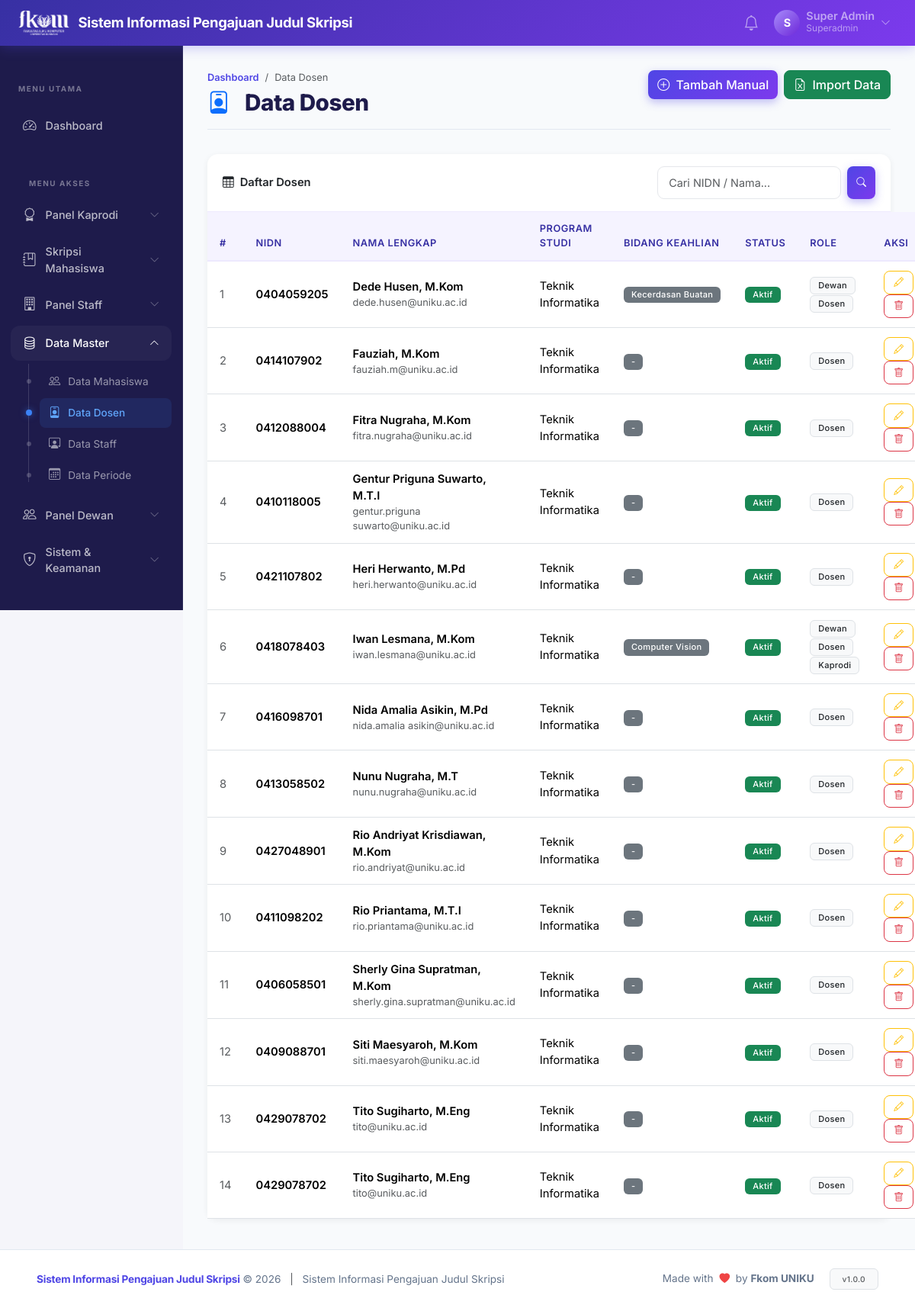
Page /?page=admin.dosen (signed in) on the committed database.
### tables this page shows
CREATE TABLE `menus` (
  `id` int unsigned NOT NULL AUTO_INCREMENT,
  `kode_page` varchar(100) NOT NULL,
  `judul` varchar(100) NOT NULL,
  `icon` varchar(50) DEFAULT NULL,
  `urutan` int NOT NULL DEFAULT '0',
  PRIMARY KEY (`id`),
  UNIQUE KEY `kode_page` (`kode_page`)
);

CREATE TABLE `dosen` (
  `id` int unsigned NOT NULL AUTO_INCREMENT,
  `nama` varchar(150) NOT NULL,
  `nidn` varchar(20) NOT NULL,
  `email` varchar(150) DEFAULT NULL,
  `prodi_id` int unsigned DEFAULT NULL,
  `bidang_keahlian` varchar(200) DEFAULT NULL,
  `jabatan_akademik` varchar(100) DEFAULT NULL,
  `pendidikan` varchar(100) DEFAULT NULL,
  `no_hp` varchar(20) DEFAULT NULL,
  `is_active` tinyint(1) NOT NULL DEFAULT '1',
  PRIMARY KEY (`id`),
  UNIQUE KEY `nidn` (`nidn`),
  UNIQUE KEY `uq_nidn` (`nidn`),
  KEY `fk_dosen_prodi` (`prodi_id`),
  CONSTRAINT `fk_dosen_prodi` FOREIGN KEY (`prodi_id`) REFERENCES `prodi` (`id`) ON DELETE SET NULL
);

CREATE TABLE `prodi` (
  `id` int unsigned NOT NULL AUTO_INCREMENT,
  `kode` varchar(20) NOT NULL,
  `nama` varchar(100) NOT NULL,
  `jenjang` enum('D3','S1','S2','S3') NOT NULL DEFAULT 'S1',
  PRIMARY KEY (`id`)
);

### controllers/AdminController.php (called while the page is built, shortened)
<?php
class AdminController {
    private Dosen $dosenModel;
    public function __construct() {
        $this->dosenModel   = new Dosen();
    }
    public function dosen(): void {
        $search  = get('search', '');
        $page    = max(1, (int)get('p', 1));
        $perPage = 15;
        $list  = $this->dosenModel->getAll(false, $search, $page, $perPage);
        require BASE_PATH . '/views/admin/dosen/index.php';
    }
}

### core/Helper.php (called while the page is built, shortened)
<?php
function e(mixed $value): string {
    return htmlspecialchars((string)$value, ENT_QUOTES | ENT_HTML5, 'UTF-8');
}
function get(string $key, mixed $default = ''): mixed {
    return $_GET[$key] ?? $default;
}

### config/database.php (called while the page is built, shortened)
<?php
function getDB(): PDO {
    static $pdo = null;
    if ($pdo === null) {
        $dsn = "mysql:host=" . DB_HOST . ";dbname=" . DB_NAME . ";charset=" . DB_CHARSET;
        $options = [
            PDO::ATTR_ERRMODE            => PDO::ERRMODE_EXCEPTION,
            PDO::ATTR_DEFAULT_FETCH_MODE => PDO::FETCH_ASSOC,
            PDO::ATTR_EMULATE_PREPARES   => false,
        ];
        try {
            $pdo = new PDO($dsn, DB_USER, DB_PASS, $options);
        } catch (PDOException $e) {
            error_log("Database connection failed: " . $e->getMessage());
            die(json_encode(['error' => 'Database connection failed.']));
        }
    }
    return $pdo;
}

### models/Dosen.php (called while the page is built, shortened)
<?php
class Dosen {
    private PDO $db;
    public function __construct() {
        $this->db = getDB();
    }
    public function getAll(bool $activeOnly = false, string $search = '', int $page = 1, int $perPage = 15): array {
        $offset = ($page - 1) * $perPage;
        $sql    = "SELECT d.*, p.nama AS nama_prodi, u.role AS user_role
                   FROM dosen d
                   LEFT JOIN prodi p ON p.id = d.prodi_id
                   LEFT JOIN users u ON u.email = d.email
                   WHERE 1=1";
        $params = [];
        $sql .= " ORDER BY d.nama ASC LIMIT $perPage OFFSET $offset";
        $stmt = $this->db->prepare($sql);
        $stmt->execute($params);
        return $stmt->fetchAll();
    }
}

### views/admin/dosen/index.php (the view, shortened to what this page needs)
<?php
require BASE_PATH . '/views/layouts/header.php';
?>
<div class="page-header d-flex justify-content-between align-items-start">
    <div>
        <nav aria-label="breadcrumb"><ol class="breadcrumb">
            <li class="breadcrumb-item"><a href="?page=dashboard">Dashboard</a></li>
            <li class="breadcrumb-item active">Data Dosen</li>
        </ol></nav>
        <h1><i class="bi bi-person-badge me-2 text-primary"></i>Data Dosen</h1>
    </div>
    <div class="d-flex gap-2">
        <button type="button" class="btn btn-primary" data-bs-toggle="modal" data-bs-target="#createModal">
            <i class="bi bi-plus-circle me-1"></i> Tambah Manual
        </button>
        <button type="button" class="btn btn-success" data-bs-toggle="modal" data-bs-target="#importModal">
            <i class="bi bi-file-earmark-excel me-1"></i> Import Data
        </button>
    </div>
</div>
<div class="card">
    <div class="card-header d-flex justify-content-between align-items-center">
        <span><i class="bi bi-table me-2"></i>Daftar Dosen</span>
        <form action="" method="GET" class="d-flex gap-2">
            <input type="text" name="search" class="form-control form-control-sm" placeholder="Cari NIDN / Nama..." value="<?= e($search) ?>">
            <button type="submit" class="btn btn-sm btn-primary"><i class="bi bi-search"></i></button>
        </form>
    </div>
    <div class="card-body p-0">
        <table class="table table-sititi mb-0">
            <thead>
                <tr>
                    <th style="width:40px">#</th>
                    <th>NIDN</th>
                    <th>Nama Lengkap</th>
                    <th>Program Studi</th>
                    <th>Bidang Keahlian</th>
                    <th>Status</th>
                    <th>Role</th>
                    <th style="width:110px">Aksi</th>
                </tr>
            </thead>
            <tbody>
                <?php if (empty($list)): ?>
                <tr>
                    <td colspan="7" class="text-center py-4 text-muted">Belum ada data dosen.</td>
                </tr>
                <?php else: ?>
                <?php $no = ($page - 1) * $perPage + 1; foreach ($list as $r): ?>
                <tr>
                    <td class="text-muted"><?= $no++ ?></td>
                    <td class="fw-semibold"><?= e($r['nidn']) ?></td>
                    <td>
                        <div class="fw-semibold"><?= e($r['nama']) ?></div>
                        <?php if ($r['email']): ?>
                        <div class="small text-muted"><?= e($r['email']) ?></div>
                        <?php endif; ?>
                    </td>
                    <td><?= e($r['nama_prodi'] ?? '-') ?></td>
                    <td><span class="badge bg-secondary"><?= e($r['bidang_keahlian'] ?? '-') ?></span></td>
                    <td>
                        <?php if ($r['is_active']): ?>
                            <span class="badge bg-success">Aktif</span>
                        <?php else: ?>
                            <span class="badge bg-danger">Nonaktif</span>
                        <?php endif; ?>
                    </td>
                    <td>
                        <?php if (!empty($r['user_roles'])): ?>
                            <?php foreach ($r['user_roles'] as $role): ?>
                                <span class="badge border text-dark bg-light"><?= e(ucfirst($role)) ?></span>
                            <?php endforeach; ?>
                        <?php else: ?>
                            <span class="badge border text-dark bg-light"><?= e(ucfirst($r['user_role'] ?? 'No Acc')) ?></span>
                        <?php endif; ?>
                    </td>
                    <td>
                        <button type="button" class="btn btn-sm btn-outline-warning" data-bs-toggle="modal" data-bs-target="#editModal<?= $r['id'] ?>" title="Edit Data">
                            <i class="bi bi-pencil"></i>
                        </button>
                        <a href="?page=admin.dosen.delete&id=<?= $r['id'] ?>" class="btn btn-sm btn-outline-danger" data-confirm="Yakin ingin menghapus data dosen ini beserta akun loginnya?" title="Hapus Data">
                            <i class="bi bi-trash"></i>
                        </a>
                    </td>
                </tr>
                <?php endforeach; ?>
                <?php endif; ?>
            </tbody>
        </table>
    </div>
</div>
<?php require BASE_PATH . '/views/layouts/footer.php'; ?>

### views/layouts/sidebar.php (shortened to what this page needs)
<?php
$role        = Auth::role();
$currentPage = get('page', 'dashboard');
?>
<aside class="sititi-sidebar" id="sidebar">
    <div class="sidebar-header">
        <span class="sidebar-label">MENU UTAMA</span>
    </div>
    <nav class="sidebar-nav">
        <a href="?page=dashboard"
           class="sidebar-item <?= str_starts_with($currentPage, 'dashboard') ? 'active' : '' ?>">
            <i class="bi bi-speedometer2"></i>
            <span>Dashboard</span>
        </a>
        <?php
        $db = getDB();
        if ($role === ROLE_SUPERADMIN) {
            $stmt = $db->query("SELECT * FROM menus ORDER BY urutan ASC");
            $menus = $stmt->fetchAll(PDO::FETCH_ASSOC);
        }
        if (!empty($menus)):
        ?>
        <div class="sidebar-header mt-3"><span class="sidebar-label">MENU AKSES</span></div>
        <?php
        $exactMatch = false;
        foreach ($menus as $m) {
            if ($currentPage === $m['kode_page']) {
                $exactMatch = $m['kode_page'];
                break;
            }
        }
        $tempGroups = [];
        foreach ($menus as $m) {
            $group = explode('.', $m['kode_page'])[0];
            $tempGroups[$group][] = $m;
        }
        $groupedMenus = ['single' => []];
        foreach ($tempGroups as $groupKey => $items) {
            if (count($items) > 1) {
                $groupedMenus[$groupKey] = $items;
            } else {
                $groupedMenus['single'][] = $items[0];
            }
        }
        $groupLabels = [
            'admin' => ['judul' => 'Data Master', 'icon' => 'bi-database'],
            'superadmin' => ['judul' => 'Sistem & Keamanan', 'icon' => 'bi-shield-lock'],
            'staff' => ['judul' => 'Panel Staff', 'icon' => 'bi-building'],
            'kaprodi' => ['judul' => 'Panel Kaprodi', 'icon' => 'bi-award'],
            'dewan' => ['judul' => 'Panel Dewan', 'icon' => 'bi-people'],
            'pengajuan' => ['judul' => 'Skripsi Mahasiswa', 'icon' => 'bi-journal-bookmark']
        ];
                ?>
                <?php
        $groupIdx = 0;
        foreach ($groupedMenus as $groupKey => $groupItems) {
            if ($groupKey === 'single') continue;
            $groupIdx++;
            $groupTitle = $groupLabels[$groupKey]['judul'] ?? ucfirst($groupKey);
            $groupIcon = $groupLabels[$groupKey]['icon'] ?? 'bi-folder';
            $isGroupActive = false;
            foreach ($groupItems as $m) {
                if ($exactMatch) {
                    if ($currentPage === $m['kode_page']) $isGroupActive = true;
                } else {
                    if (($currentPage === $m['kode_page']) || (str_starts_with($currentPage, $m['kode_page'].'.'))) $isGroupActive = true;
                }
            }
            ?>
            <div class="sidebar-dropdown">
                <a href="#submenu-<?= $groupIdx ?>" data-bs-toggle="collapse" class="sidebar-item sidebar-dropdown-toggle <?= $isGroupActive ? '' : 'collapsed' ?>" aria-expanded="<?= $isGroupActive ? 'true' : 'false' ?>">
                    <i class="<?= $groupIcon ?>"></i>
                    <span><?= $groupTitle ?></span>
                    <i class="bi bi-chevron-down ms-auto toggle-icon"></i>
                </a>
                <div class="collapse <?= $isGroupActive ? 'show' : '' ?>" id="submenu-<?= $groupIdx ?>">
                    <div class="sidebar-submenu">
                        <?php foreach ($groupItems as $m):
                            if ($exactMatch) {
                                $isActive = ($currentPage === $m['kode_page']);
                            } else {
                                $isActive = ($currentPage === $m['kode_page']) || (str_starts_with($currentPage, $m['kode_page'].'.'));
                            }
                        ?>
                        <a href="?page=<?= $m['kode_page'] ?>" class="submenu-item <?= $isActive ? 'active' : '' ?>">
                            <i class="<?= e($m['icon']) ?>"></i>
                            <span><?= e($m['judul']) ?></span>
                        </a>
                        <?php endforeach; ?>
                    </div>
                </div>
            </div>
            <?php
        }
        ?>
        <?php endif; ?>
        <div class="sidebar-header mt-3"><span class="sidebar-label">AKUN</span></div>
    </nav>
</aside>

### rows in the picture
menus: judul "Data Mahasiswa"
menus: judul "Data Dosen"
menus: judul "Data Staff"
menus: judul "Data Periode"
dosen: nidn "0404059205", nama "Dede Husen, M.Kom", email "dede.husen@uniku.ac.id", prodi.nama "Teknik Informatika", bidang_keahlian "Kecerdasan Buatan", is_active "Aktif", role "Dewan", role "Dosen"
dosen: nidn "0414107902", nama "Fauziah, M.Kom", email "fauziah.m@uniku.ac.id", prodi.nama "Teknik Informatika", bidang_keahlian "-", is_active "Aktif", role "Dosen"
dosen: nidn "0412088004", nama "Fitra Nugraha, M.Kom", email "fitra.nugraha@uniku.ac.id", prodi.nama "Teknik Informatika", bidang_keahlian "-", is_active "Aktif", role "Dosen"
dosen: nidn "0410118005", nama "Gentur Priguna Suwarto, M.T.I", email "gentur.priguna suwarto@uniku.ac.id", prodi.nama "Teknik Informatika", bidang_keahlian "-", is_active "Aktif", role "Dosen"
dosen: nidn "0421107802", nama "Heri Herwanto, M.Pd", email "heri.herwanto@uniku.ac.id", prodi.nama "Teknik Informatika", bidang_keahlian "-", is_active "Aktif", role "Dosen"
dosen: nidn "0418078403", nama "Iwan Lesmana, M.Kom", email "iwan.lesmana@uniku.ac.id", prodi.nama "Teknik Informatika", bidang_keahlian "Computer Vision", is_active "Aktif", role "Dewan", role "Dosen", role "Kaprodi"
dosen: nidn "0416098701", nama "Nida Amalia Asikin, M.Pd", email "nida.amalia asikin@uniku.ac.id", prodi.nama "Teknik Informatika", bidang_keahlian "-", is_active "Aktif", role "Dosen"
dosen: nidn "0413058502", nama "Nunu Nugraha, M.T", email "nunu.nugraha@uniku.ac.id", prodi.nama "Teknik Informatika", bidang_keahlian "-", is_active "Aktif", role "Dosen"
dosen: nidn "0427048901", nama "Rio Andriyat Krisdiawan, M.Kom", email "rio.andriyat@uniku.ac.id", prodi.nama "Teknik Informatika", bidang_keahlian "-", is_active "Aktif", role "Dosen"
dosen: nidn "0411098202", nama "Rio Priantama, M.T.I", email "rio.priantama@uniku.ac.id", prodi.nama "Teknik Informatika", bidang_keahlian "-", is_active "Aktif", role "Dosen"
dosen: nidn "0406058501", nama "Sherly Gina Supratman, M.Kom", email "sherly.gina.supratman@uniku.ac.id", prodi.nama "Teknik Informatika", bidang_keahlian "-", is_active "Aktif", role "Dosen"
dosen: nidn "0409088701", nama "Siti Maesyaroh, M.Kom", email "siti.maesyaroh@uniku.ac.id", prodi.nama "Teknik Informatika", bidang_keahlian "-", is_active "Aktif", role "Dosen"
dosen: nidn "0429078702", nama "Tito Sugiharto, M.Eng", email "tito@uniku.ac.id", prodi.nama "Teknik Informatika", bidang_keahlian "-", is_active "Aktif", role "Dosen"

### other values in the picture
APP_NAME "Sistem Informasi Pengajuan Judul Skripsi"
substr(Auth::user()['nama'], 0, 1) "S"
truncate(Auth::user()['nama'], 20) "Super Admin"
Auth::role() "Superadmin"
$groupTitle "Panel Kaprodi"
$groupTitle "Skripsi Mahasiswa"
$groupTitle "Panel Staff"
$groupTitle "Data Master"
$groupTitle "Panel Dewan"
$groupTitle "Sistem & Keamanan"
APP_FULL_NAME "Sistem Informasi Pengajuan Judul Skripsi"
APP_VERSION "1.0.0"
